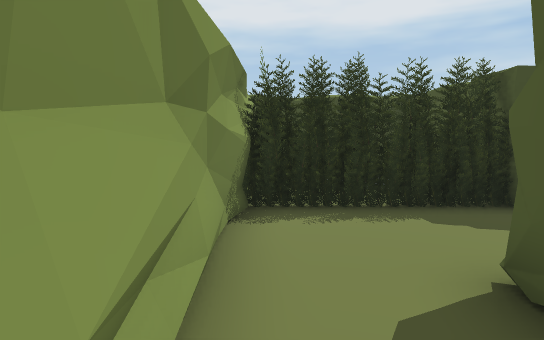
view 1 (above)

24 first-person views from a walk through a 3-D level made in the Unity game engine. The camera is 1.2 m above the floor, tilts 6° down and sees 75° across. The floor is counted in squares, 1 m on a side. Each view is taken from the middle of a square. On the plan, view 1 faces up. The plan holds only what a view shows up to about 14 squares ahead; the rest is blank. The place goes on beyond the plan. The player character is not drawn.

view 2
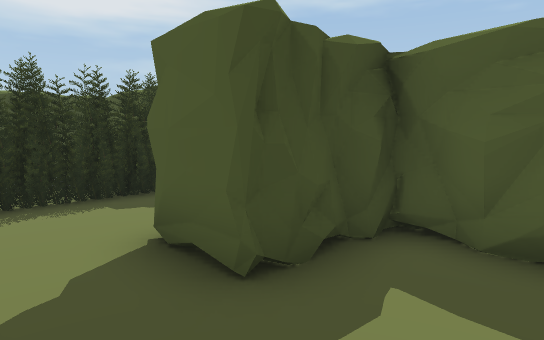

view 3
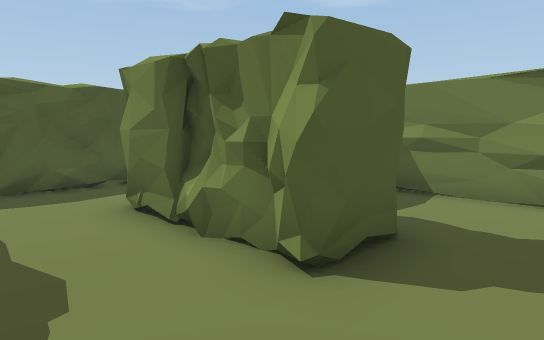

view 4
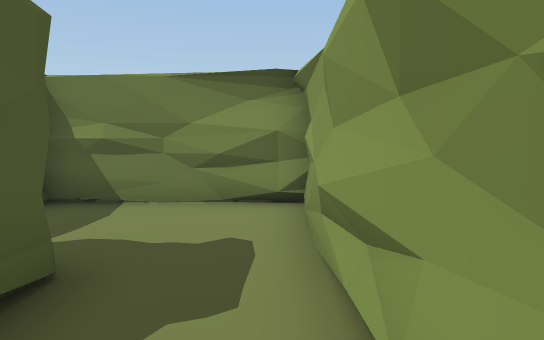

view 5
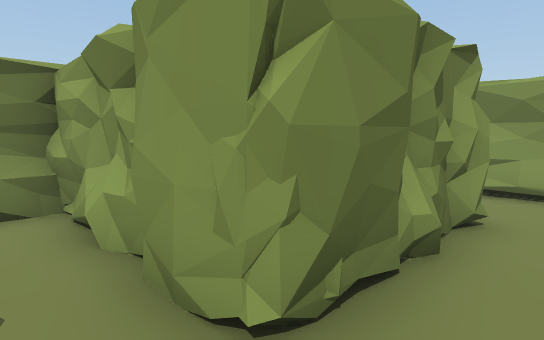

view 6
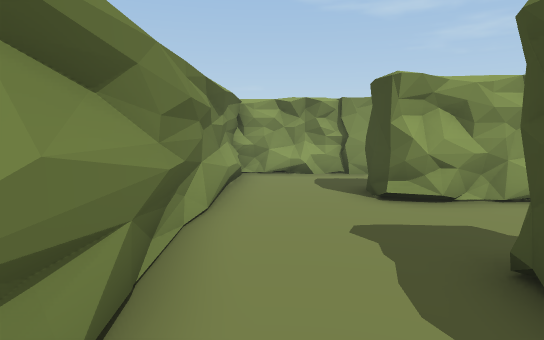

view 7
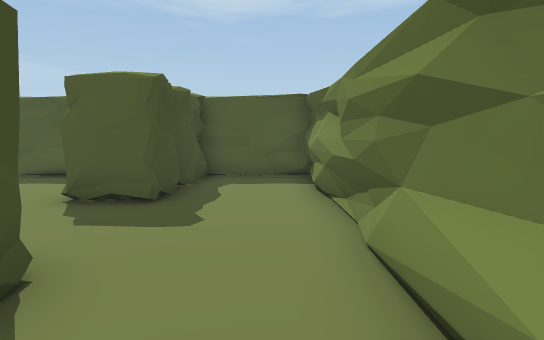

view 8
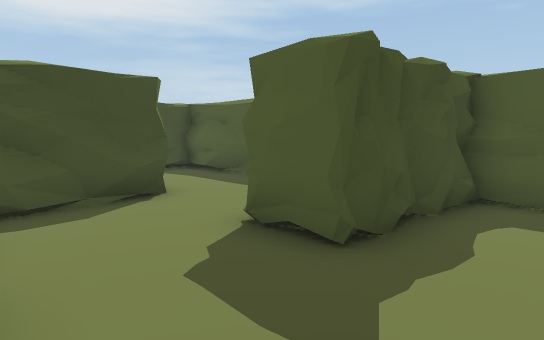

view 9
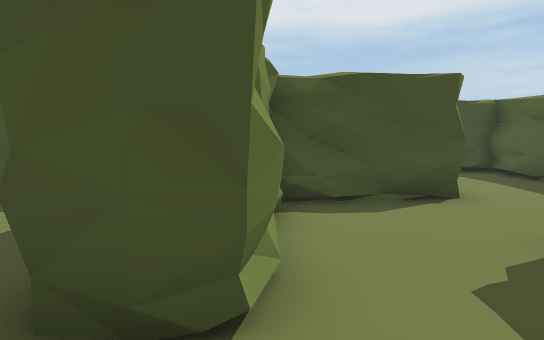

view 10
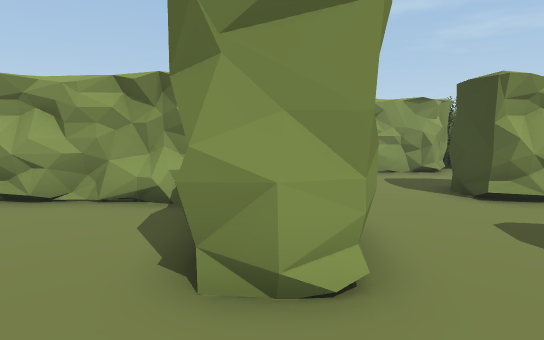

view 11
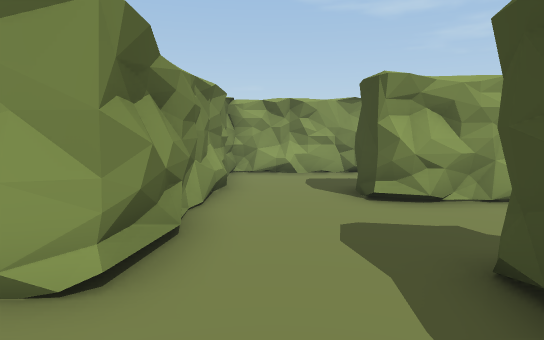

view 12
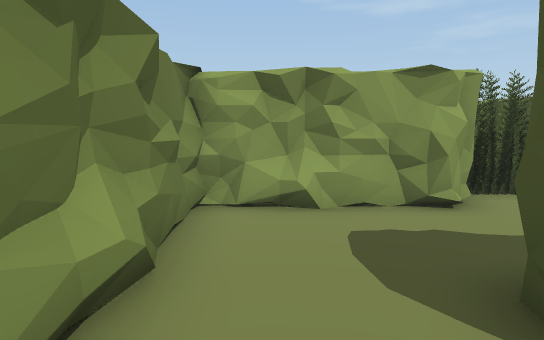

view 13
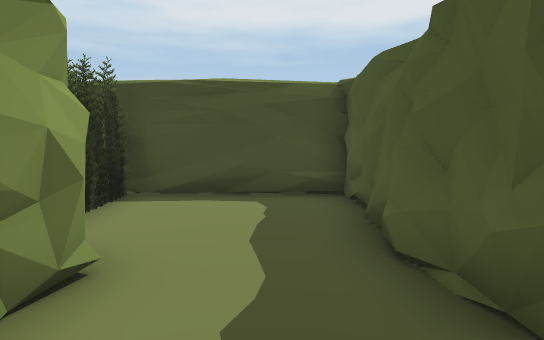

view 14
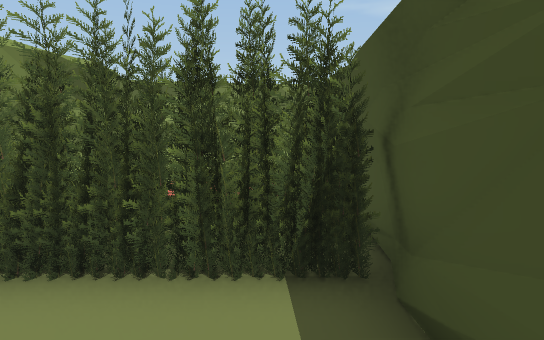

view 15
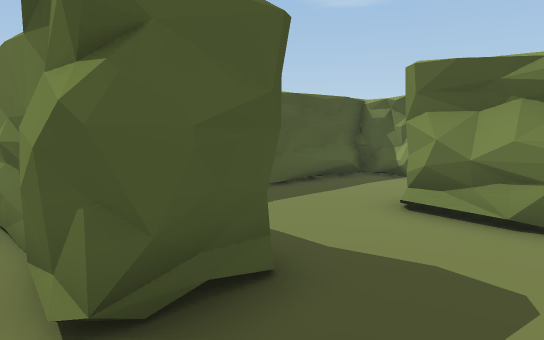

view 16
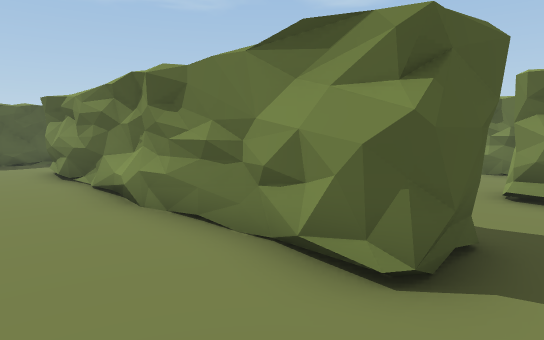

view 17
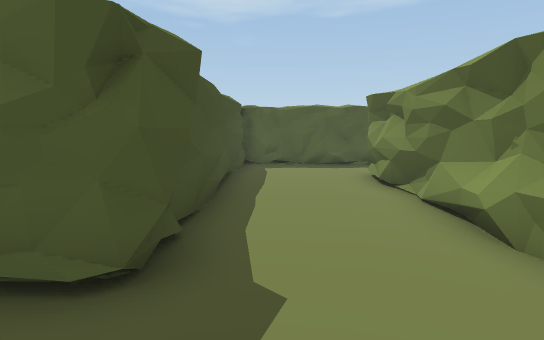

view 18
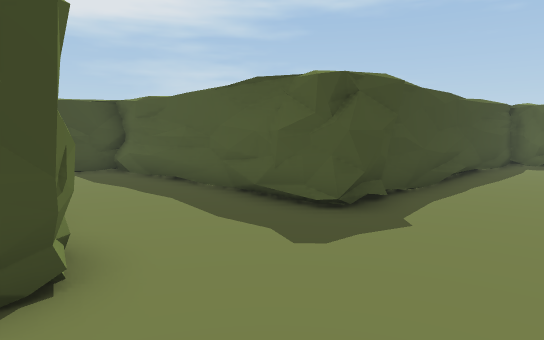

view 19
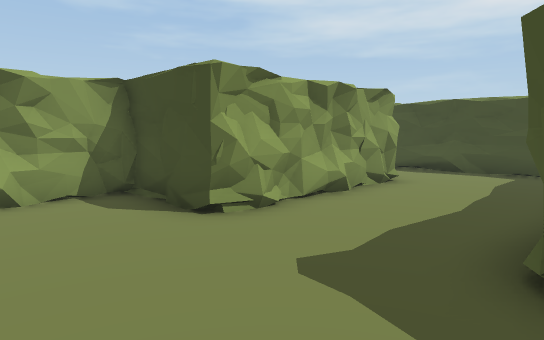

view 20
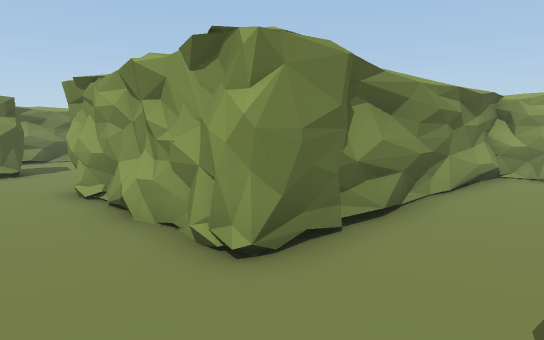

view 21
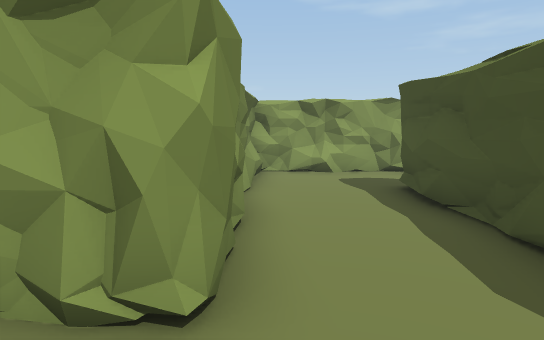

view 22
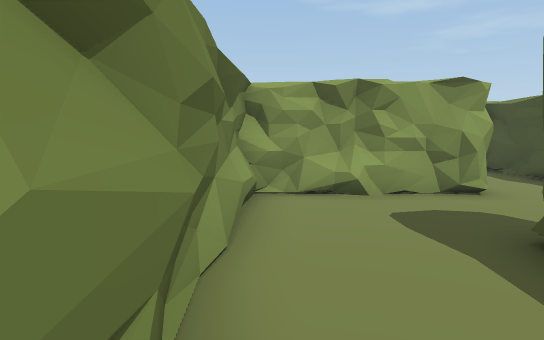

view 23
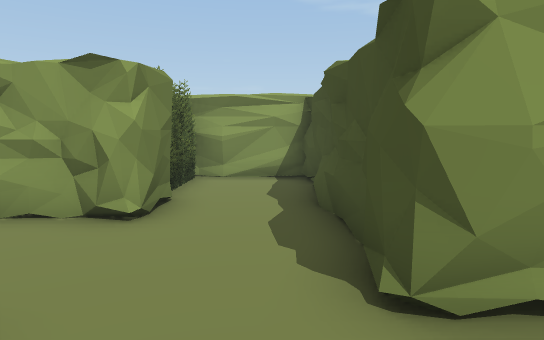

view 24
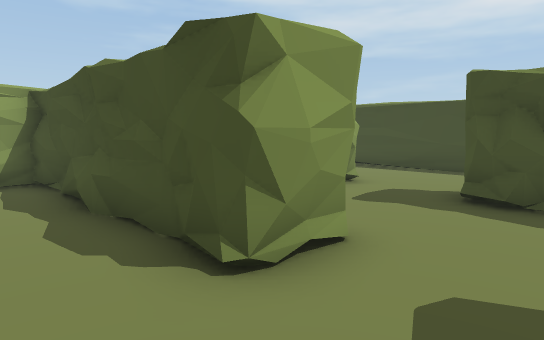

### Floor plan
Key: @ floor where view 1 was taken; # wall or solid block; . floor; O other object.
Columns run from 1 left of view 1 to 28 right of it. Each row starts with its distance up from view 1.
 38    #####
 37    .....
 36     ....
 35      ...
 34      O..
 33      O..OO
 32       ....
 31        ...
 30        ....
 29         #..
 28 #########..
 27 #..........
 26 #........ .
 25 #OOOOO..
 24      O..###########
 23      O............#
 22      O............#
 21      O.......OO...#
 20      ######## O...#
 19               O...#
 18               O...#
 17               O...#
 16              ##...#
 15 ##############O...###########O
 14 #   .O...OOO.................O
 13 #   .O...O O.................O
 12 #   .O...OOO.................O
 11  OOOOOO..OOO..############...O
 10  OOOOOO..OOO..#####          O
  9      OO...........#
  8      OO...........#
  7 ##.  O#########...#
  6 #OOOO##    ####...#
  5 #.... #    ####...#
  4 #........OOO......#
  3 #..O.OO..OOO..O...#
  2 #..OOOOO..OO..OOOO#
  1 #..OOO O.OOO..OOOO#
  0 #@...OOO..........#
 -1 #....OO...........#
 -2 ###################

Positions as (right, up) in squares from view 1, and headings:
1: (0, 0), facing up
2: (0, -1), facing up-right
3: (0, 5), facing down-right
4: (0, 4), facing down
5: (7, 4), facing down-left
6: (16, -1), facing left
7: (7, -1), facing right
8: (10, -1), facing up-right
9: (10, -1), facing up
10: (16, 6), facing left
11: (16, 8), facing left
12: (11, 8), facing left
13: (7, 8), facing up
14: (7, 14), facing left
15: (11, 12), facing down-right
16: (12, 14), facing down-right
17: (14, 14), facing right
18: (12, 12), facing up-right
19: (17, 12), facing up-left
20: (15, 23), facing down-left
21: (15, 21), facing left
22: (11, 21), facing left
23: (9, 27), facing left
24: (9, 26), facing up-left
